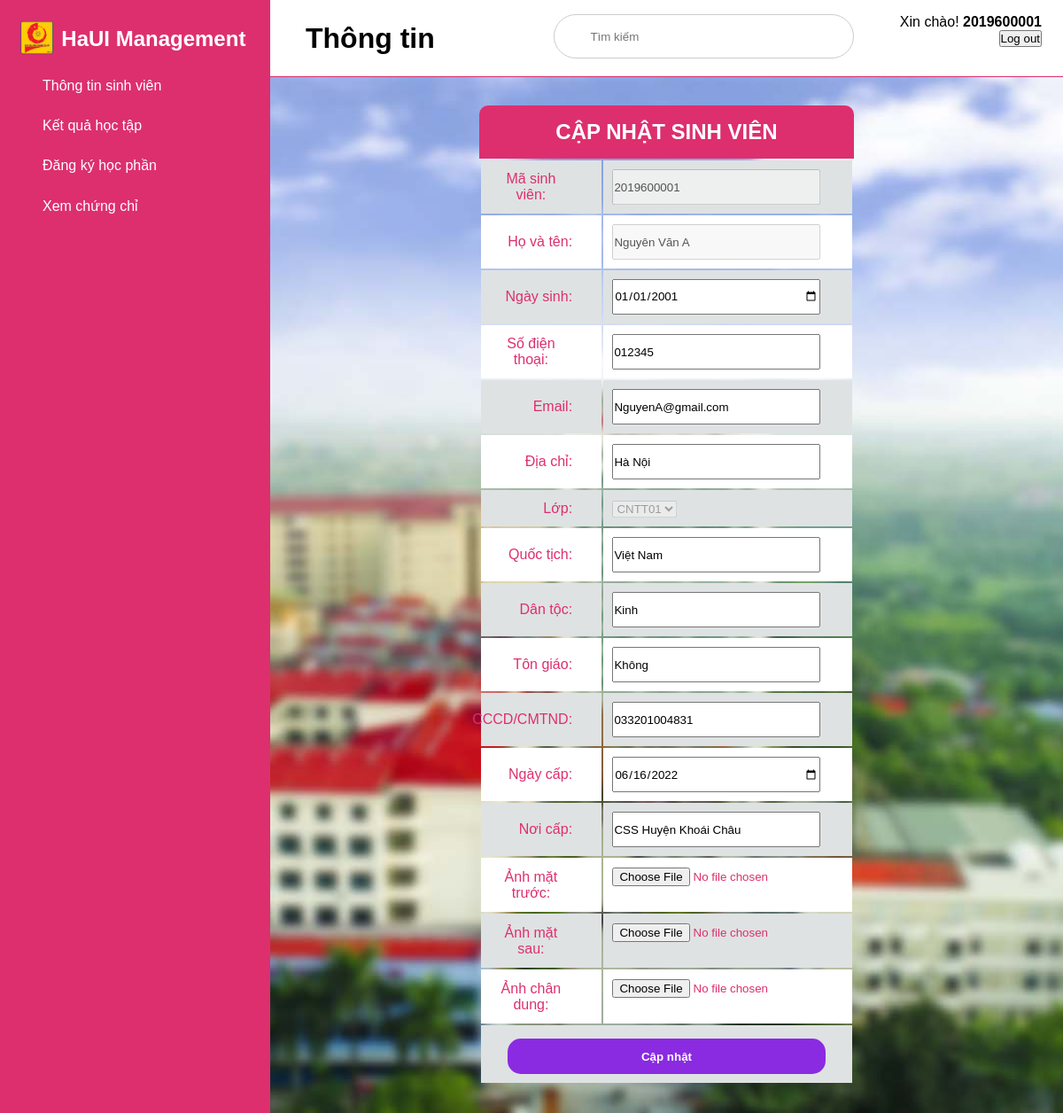
The app's page /function/editStudent.php (signed in) with its own data.
### tables this page shows
CREATE TABLE `sinhvien` (
  `id` int(11) NOT NULL,
  `ma_sv` varchar(11) NOT NULL,
  `ten_sv` varchar(255) NOT NULL,
  `ngay_sinh` date NOT NULL,
  `dia_chi` varchar(255) DEFAULT NULL,
  `quoc_tich` varchar(255) DEFAULT NULL,
  `dan_toc` varchar(255) DEFAULT NULL,
  `ton_giao` varchar(255) DEFAULT NULL,
  `cccd` varchar(255) DEFAULT NULL,
  `ngay_cap` date DEFAULT NULL,
  `noi_cap` varchar(255) DEFAULT NULL,
  `anh_mat_truoc` text DEFAULT NULL,
  `anh_mat_sau` text DEFAULT NULL,
  `anh_chan_dung` text DEFAULT NULL,
  `sdt` text NOT NULL,
  `email` text NOT NULL,
  `create_at` timestamp NOT NULL DEFAULT current_timestamp() ON UPDATE current_timestamp(),
  `tk_id` int(11) NOT NULL,
  `lop_id` int(11) NOT NULL,
  `cong_no` double DEFAULT NULL
);

### function/editStudent.php (the view, shortened to what this page needs)
<?php
include('../connection.php');
$student_id  = $_SESSION['username'];
$sql = "SELECT * FROM sinhvien WHERE ma_sv = $student_id";
$query = mysqli_query($conn, $sql);
$result = array();
if (mysqli_num_rows($query) > 0) {
    $row = mysqli_fetch_assoc($query);
    $result = $row;
}
?>
<!DOCTYPE html>
<html lang="en">
<head>
    <link rel="stylesheet" href="https://maxst.icons8.com/vue-static/landings/line-awesome/line-awesome/1.3.0/css/line-awesome.min.css">
    <link rel="stylesheet" href="https://cdn.jsdelivr.net/npm/bootstrap-icons@1.8.1/font/bootstrap-icons.css">
    <link rel="stylesheet" href="../assets/frontend/css/style.css">
</head>
<body>
    <div class="sidebar">
        <div class="sidebar-brand">
            <a href="index.php" style="text-decoration: none; color: white;">
                <img src="../assets/frontend/images/logo.png" alt="" style="height: 40px">
            </a>
            <a href="../index.php" style="text-decoration: none; color: white;">
                <h2>HaUI Management</h2>
            </a>
        </div>
        <div class="sidebar-menu">
            <ul>
                <li>
                    <a href="../index.php" class="btn <?php if ($page == 'student')  echo 'active'; ?>">
                        <span class="las la-clipboard-list"></span>
                        <span>Thông tin sinh viên</span>
                    </a>
                </li>
                <li>
                    <a href="../kqht.php" class="btn <?php if ($page == 'kqht')  echo 'active'; ?>">
                        <span class="las la-marker"></span>
                        <span>Kết quả học tập</span>
                    </a>
                </li>
                <li>
                    <a href="../dkhp.php" class="btn <?php if ($page == 'dkhp')  echo 'active'; ?>">
                        <span class="las la-shopping-bag"></span>
                        <span>Đăng ký học phần</span>
                    </a>
                </li>
                <li>
                    <a href="../xcc.php" class="btn <?php if ($page == 'club')  echo 'active'; ?>">
                        <span class="las la-receipt"></span>
                        <span>Xem chứng chỉ</span>
                    </a>
                </li>
            </ul>
        </div>
    </div>
    <div class="main-content">
        <header>
            <div class="name-content" style="line-height: 55px; width: 30%;">
                <h1>
                    <label for="nav-toggle">
                        <span class="las la-bars">
                        </span>
                    </label>
                    Thông tin
                </h1>
            </div>
            <div class="search-wrapper">
                <input type="search" placeholder="Tìm kiếm">
            </div>
            <div class="user-wrapper">
                <div>
                    <form action="" method="POST">
                        <p>Xin chào! <b><?php echo $_SESSION['username']; ?></b></p>
                        <button name="btn_logout">
                            <span class="las la-power-off">Log out</span>
                        </button>
                    </form>
                </div>
            </div>
        </header>
        <main>
            <div>
                <form method="POST" enctype="multipart/form-data">
                    <h2>CẬP NHẬT SINH VIÊN</h2>
                    <table class="button-add">
                        <tr>
                            <td>
                                <label for="text-student-lasttname">Mã sinh viên: </label>
                            </td>
                            <td>
                                <input disabled="disabled" type="text" name="text-student-masv" value="<?php if ($student_id) echo $result['ma_sv']; ?>">
                            </td>
                        </tr>
                        <tr>
                            <td>
                                <label for="text-student-lasttname">Họ và tên: </label>
                            </td>
                            <td>
                                <input disabled="disabled" type="text" name="text-student-tensv" value="<?php if ($student_id) echo $result['ten_sv']; ?>">
                            </td>
                        </tr>
                        <tr>
                            <td>
                                <label for="text-student-lasttname">Ngày sinh: </label>
                            </td>
                            <td>
                                <input type="date" name="text-student-ngaysinh" value="<?php if ($student_id) echo $result['ngay_sinh']; ?>">
                            </td>
                        </tr>
                        <tr>
                            <td>
                                <label for="text-phone-of-students">Số điện thoại: </label>
                            </td>
                            <td>
                                <input type="text" name="text-student-sdt" value="<?php if ($student_id) echo $result['sdt']; ?>">
                            </td>
                        </tr>
                        <tr>
                            <td>
                                <label for="text-student-email">Email: </label>
                            </td>
                            <td>
                                <input type="text" name="text-student-email" value="<?php if ($student_id) echo $result['email']; ?>">
                            </td>
                        </tr>
                        <tr>
                            <td>
                                <label for="text-student-address">Địa chỉ: </label>
                            </td>
                            <td>
                                <input type="text" name="text-student-diachi" value="<?php if ($student_id) echo $result['dia_chi']; ?>">
                            </td>
                        </tr>
                        <tr>
                            <td>
                                <label for="text-student-address">Lớp: </label>
                            </td>
                            <td>
                                <?php
                                $sql = "SELECT * FROM lop";
                                $query = mysqli_query($conn, $sql);
                                if ($query) {
                                    echo "<select name='student_lop' disabled='disabled'>";
                                    foreach ($query as $item) {
                                        $classroom_fullname = $item['ten_lop'];
                                        $classroom_id = $item['id'];
                                        echo "<option value='$classroom_id'>" . $classroom_fullname . "</option>";
                                    }
                                    echo '</select>';
                                }
                                ?>
                            </td>
                        </tr>
                        <tr>
                            <td>
                                <label for="text-student-nationality">Quốc tịch: </label>
                            </td>
                            <td>
                                <input type="text" name="text-student-quoctich" value="<?php if ($student_id) echo $result['quoc_tich']; ?>">
                            </td>
                        </tr>
                        <tr>
                            <td>
                                <label for="text-student-nationality">Dân tộc: </label>
                            </td>
                            <td>
                                <input type="text" name="text-student-dantoc" value="<?php if ($student_id) echo $result['dan_toc']; ?>">
                            </td>
                        </tr>
                        <tr>
                            <td>
                                <label for="text-student-nationality">Tôn giáo: </label>
                            </td>
                            <td>
                                <input type="text" name="text-student-tongiao" value="<?php if ($student_id) echo $result['ton_giao']; ?>">
                            </td>
                        </tr>
                        <tr>
                            <td>
                                <label for="text-student-nationality">CCCD/CMTND: </label>
                            </td>
                            <td>
                                <input type="text" name="text-student-cccd" value="<?php if ($student_id) echo $result['cccd']; ?>">
                            </td>
                        </tr>
                        <tr>
                            <td>
                                <label for="text-student-nationality">Ngày cấp: </label>
                            </td>
                            <td>
                                <input type="date" name="text-student-ngaycap" value="<?php if ($student_id) echo $result['ngay_cap']; ?>">
                            </td>
                        </tr>
                        <tr>
                            <td>
                                <label for="text-student-nationality">Nơi cấp: </label>
                            </td>
                            <td>
                                <input type="text" name="text-student-noicap" value="<?php if ($student_id) echo $result['noi_cap']; ?>">
                            </td>
                        </tr>
                        <tr>
                            <td>
                                <label for="text-student-nationality">Ảnh mặt trước: </label>
                            </td>
                            <td>
                                <input type="file" name="anhtruoc" value="<?php if ($student_id) echo $result['anh_mat_truoc']; ?>">
                            </td>
                        </tr>
                        <tr>
                            <td>
                                <label for="text-student-nationality">Ảnh mặt sau: </label>
                            </td>
                            <td>
                                <input type="file" name="anhsau" value="<?php if ($student_id) echo $result['anh_mat_sau']; ?>">
                            </td>
                        </tr>
                        <tr>
                            <td>
                                <label for="text-student-nationality">Ảnh chân dung: </label>
                            </td>
                            <td>
                                <input type="file" name="anhchandung" value="<?php if ($student_id) echo $result['anh_chan_dung']; ?>">
                            </td>
                        </tr>
                        <tr>
                            <td style="text-align: center" colspan="2">
                                <input type="submit" value="Cập nhật" name="btn-edit-student" class="bt-add">
                            </td>
                        </tr>
                    </table>
                </form>
            </div>
        </main>
    </div>
</body>
</html>

### assets/frontend/css/style.css (style rules this page uses)
:root { --main-coler: #dd2f6e; --color-dark: #1d2231; --text-grey: #8390a2; --baseColor: #dd2f6e; --borderRadius: 10px; --imageBig: 100px; --imageSmall: 60px; --padding: 10px; }
* { padding: 0; margin: 0; box-sizing: border-box; list-style-type: none; text-decoration: none; font-family: "Poppins", sans-serif; }
.sidebar { display: flex; flex-wrap: nowrap; flex-direction: column; width: 305px; position: fixed; left: 0; top: 0; height: 100%; background: var(--main-coler); z-index: 100; transition: width 300ms; }
.sidebar-brand { display: flex; flex-wrap: nowrap; flex-direction: row; align-items: center; height: 88px; padding: 1rem 0rem 1rem 1rem; width: 305px; overflow: hidden; color: #fff; }
.sidebar-brand img { height: 90px; }
.sidebar-menu ul { width: 305px; }
.sidebar-menu { overflow: hidden; }
.sidebar-menu li { overflow: hidden; width: 100%; margin-bottom: 1.7rem; padding-left: 1rem; }
.sidebar-menu li a { display: flex; flex-direction: row; }
.sidebar-menu a { padding-left: 1rem; display: block; color: #fff; font-size: 1rem; }
.sidebar-menu a span:first-child { font-size: 1.5rem; padding-right: 1rem; }
.main-content { transition: margin-left 300ms; margin-left: 305px; }
header { height: 87px; display: flex; justify-content: space-between; padding: 1rem 1.5rem; position: fixed; align-content: center; left: 305px; width: calc(100% - 305px); top: 0; z-index: 100; transition: left 300ms; background: white; border-bottom: 1px solid var(--main-coler); }
header label span { font-size: 1.7rem; padding-right: 1rem; }
.user-wrapper { width: 20%; text-align: right; }
.search-wrapper { border: 1px solid #ccc; border-radius: 30px; height: 50px; display: flex; align-items: center; overflow: hidden; width: 40%; }
.search-wrapper input { padding: 0.5rem; border: none; outline: none; width: 50%; }
main { margin-top: 87px; padding: 2rem 1.5rem; min-height: 100vh; background-image: url("../images/cover.jpg"); background-position: center; background-repeat: no-repeat; background-size: cover; }
table td, th { color: var(--baseColor, 10%); padding: var(--padding); }
table td { text-align: center; vertical-align: middle; }
table td:last-child { font-size: 0.95em; line-height: 1.4; text-align: left; }
table tr:nth-child(2n) { background-color: white; }
table tr:nth-child(2n + 1) { background-color: #dfe2e2; }
div form h2 { width: 50%; background-color: var(--baseColor); color: white; font-size: 1.5em; padding: 1rem; text-align: center; text-transform: uppercase; margin: auto; border-radius: 10px 10px 0 0; }
.button-add { width: 50%; margin: auto; }
.button-add tr td label { display: flex; justify-content: right; width: 80%; }
.button-add tr td input { width: 90%; height: 40px; }
.bt-add { padding: 5px; width: 20%; border-radius: 15px; border-color: transparent; background-color: #8a2be2; color: white; font-weight: bold; margin-top: 5px; }

### records on screen
sinhvien: text-student-masv "2019600001", text-student-tensv "Nguyên Văn A", text-student-ngaysinh "01/01/2001", text-student-sdt "012345", text-student-email "NguyenA@gmail.com", text-student-diachi "Hà Nội", text-student-quoctich "Việt Nam", text-student-dantoc "Kinh", text-student-tongiao "Không", text-student-cccd "033201004831", text-student-ngaycap "06/16/2022", text-student-noicap "CSS Huyện Khoái Châu"

### other values on screen
$_SESSION['username'] "2019600001"
form field student_lop "CNTT01"
